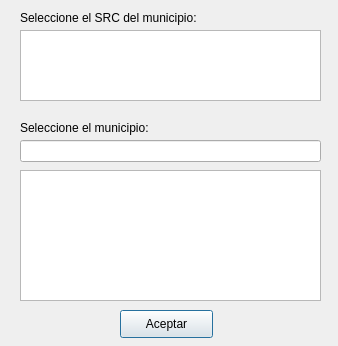
<?xml version="1.0" encoding="UTF-8"?>
<ui version="4.0">
 <class>frmMunicipio</class>
 <widget class="QDialog" name="frmMunicipio">
  <property name="geometry">
   <rect>
    <x>0</x>
    <y>0</y>
    <width>338</width>
    <height>346</height>
   </rect>
  </property>
  <property name="windowTitle">
   <string>TopoDelProp-Municipio</string>
  </property>
  <widget class="QLabel" name="label">
   <property name="geometry">
    <rect>
     <x>20</x>
     <y>120</y>
     <width>361</width>
     <height>16</height>
    </rect>
   </property>
   <property name="text">
    <string>Seleccione el municipio:</string>
   </property>
  </widget>
  <widget class="QListWidget" name="listWidget">
   <property name="geometry">
    <rect>
     <x>20</x>
     <y>170</y>
     <width>301</width>
     <height>131</height>
    </rect>
   </property>
  </widget>
  <widget class="QLineEdit" name="txtMunicipio">
   <property name="geometry">
    <rect>
     <x>20</x>
     <y>140</y>
     <width>301</width>
     <height>22</height>
    </rect>
   </property>
  </widget>
  <widget class="QPushButton" name="bttAceptar">
   <property name="geometry">
    <rect>
     <x>120</x>
     <y>310</y>
     <width>93</width>
     <height>28</height>
    </rect>
   </property>
   <property name="text">
    <string>Aceptar</string>
   </property>
  </widget>
  <widget class="QListWidget" name="listWidgetSrc">
   <property name="geometry">
    <rect>
     <x>20</x>
     <y>30</y>
     <width>301</width>
     <height>71</height>
    </rect>
   </property>
  </widget>
  <widget class="QLabel" name="label_2">
   <property name="geometry">
    <rect>
     <x>20</x>
     <y>10</y>
     <width>361</width>
     <height>16</height>
    </rect>
   </property>
   <property name="text">
    <string>Seleccione el SRC del municipio:</string>
   </property>
  </widget>
 </widget>
 <resources/>
 <connections/>
</ui>
